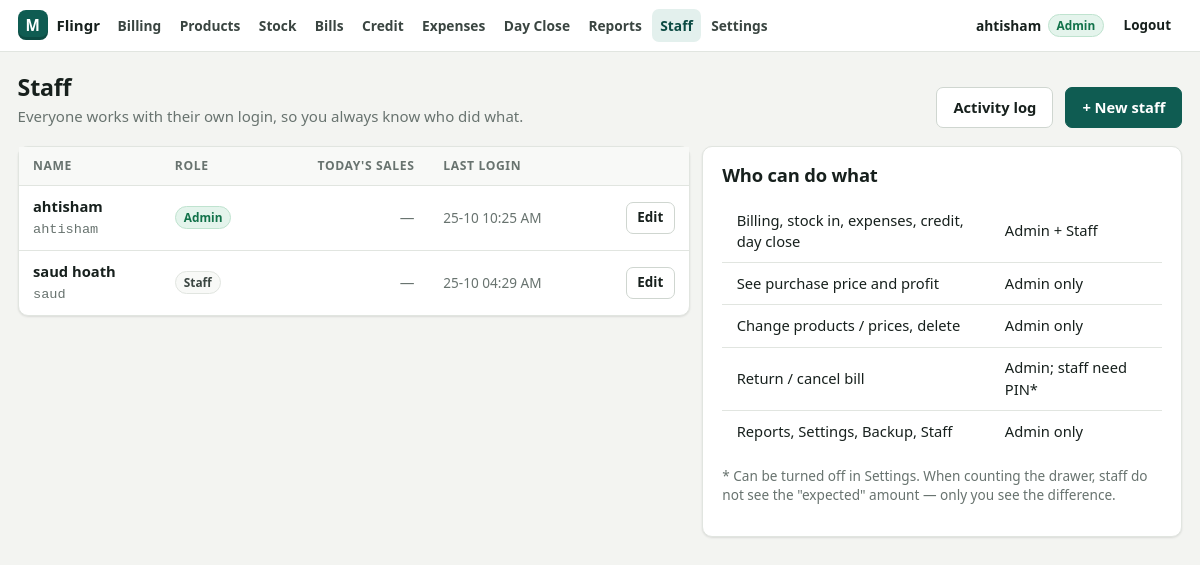
The page /users.php (signed in) on the database as committed earlier.
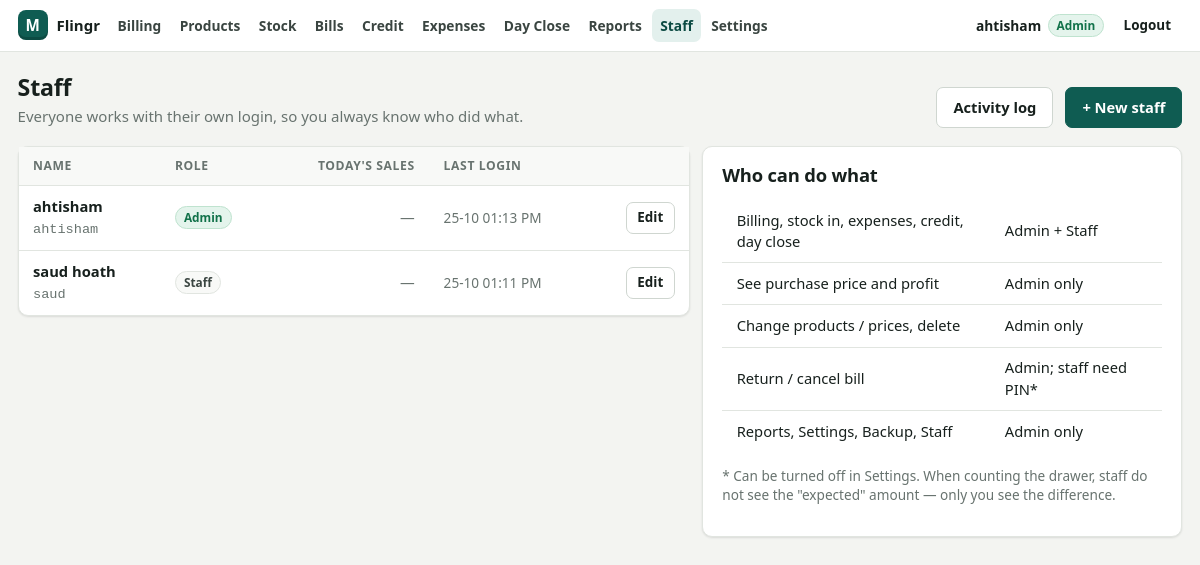
The same page on the database as committed later.
### tables this page shows
CREATE TABLE IF NOT EXISTS users (
        id INT UNSIGNED NOT NULL AUTO_INCREMENT PRIMARY KEY,
        username VARCHAR(60) NOT NULL,
        password_hash VARCHAR(255) NOT NULL,
        created_at DATETIME NOT NULL
    );

### inc/db.php (called while the page is built, shortened)
<?php
function db(?array $override = null): PDO
{
    static $pdo = null;
    if ($pdo === null) {
        global $CONFIG;
        $pdo = make_pdo($CONFIG['db']);
    }
    return $pdo;
}
function make_pdo(array $c): PDO
{
    $opts = [
        PDO::ATTR_ERRMODE            => PDO::ERRMODE_EXCEPTION,
        PDO::ATTR_DEFAULT_FETCH_MODE => PDO::FETCH_ASSOC,
        PDO::ATTR_EMULATE_PREPARES   => false,
    ];
    $dsn = sprintf('mysql:host=%s;port=%d;dbname=%s;charset=utf8mb4',
        $c['host'] ?? 'localhost', (int)($c['port'] ?? 3306), $c['name']);
    $pdo = new PDO($dsn, $c['user'], $c['pass'], $opts);
    $pdo->exec("SET time_zone = '" . date('P') . "'");
    return $pdo;
}
function q(string $sql, array $params = []): array
{
    $st = db()->prepare($sql);
    $st->execute($params);
    return $st->fetchAll();
}

### inc/helpers.php (called while the page is built, shortened)
<?php
function e($v): string
{
    return htmlspecialchars((string)($v ?? ''), ENT_QUOTES, 'UTF-8');
}

### users.php (the view, shortened to what the changed rows need)
<?php
$editId = isset($_GET['id']) ? (int)$_GET['id'] : null;
$isNew = isset($_GET['new']);
$edit = $editId ? q1('SELECT * FROM users WHERE id = ?', [$editId]) : null;
$errors = [];
$users = q('SELECT * FROM users ORDER BY active DESC, role, full_name, username');
$todaySales = [];
$form = $edit ?? ($isNew || $errors ? [] : null);
$v = fn($k, $d = '') => e($_POST[$k] ?? ($edit[$k] ?? $d));
?>
<div class="page-head">
    <div>
        <h1>Staff</h1>
    </div>
</div>
<div class="grid-2" style="grid-template-columns:minmax(0,1.4fr) minmax(0,1fr);align-items:start">
    <div class="card">
        <div class="table-wrap">
            <table class="table">
                <thead><tr><th>Name</th><th>Role</th><th class="num">Today's sales</th><th>Last login</th><th></th></tr></thead>
                <tbody>
                <?php foreach ($users as $u): $ts = $todaySales[(int)$u['id']] ?? null; ?>
                    <tr class="<?= (int)$u['active'] ? '' : 'is-cancelled' ?>">
                        <td><b><?= e($u['full_name'] ?: $u['username']) ?></b><br><span class="muted small mono"><?= e($u['username']) ?></span></td>
                        <td>
                            <span class="badge <?= $u['role'] === 'admin' ? 'ok' : '' ?>"><?= $u['role'] === 'admin' ? 'Admin' : 'Staff' ?></span>
                        </td>
                        <td class="num"><?= $ts ? money($ts['t']) . '<br><span class="muted small">' . (int)$ts['n'] . ' bills</span>' : '<span class="muted">—</span>' ?></td>
                        <td class="small muted nowrap"><?= $u['last_login'] ? e(date('d-m h:i A', strtotime($u['last_login']))) : '—' ?></td>
                        <td class="actions"><a class="btn sm" href="users.php?id=<?= (int)$u['id'] ?>">Edit</a></td>
                    </tr>
                <?php endforeach; ?>
                </tbody>
            </table>
        </div>
    </div>
    <?php if ($form !== null): ?>
    <form method="post" class="card card-pad stack" autocomplete="off">
        <?= csrf_field() ?>
        <h2><?= $edit ? 'Edit: ' . e($edit['full_name'] ?: $edit['username']) : 'New staff' ?></h2>
        <label class="field">Full name (shown on bills) <input name="full_name" value="<?= $v('full_name') ?>" required maxlength="80"></label>
        <div class="grid-2">
            <label class="field">Username <input name="username" value="<?= $v('username') ?>" required maxlength="40"></label>
            <label class="field">Role
                <select name="role" id="roleSel">
                    <option value="staff" <?= ($_POST['role'] ?? $edit['role'] ?? 'staff') === 'staff' ? 'selected' : '' ?>>Staff (Cashier)</option>
                    <option value="admin" <?= ($_POST['role'] ?? $edit['role'] ?? '') === 'admin' ? 'selected' : '' ?>>Admin (Owner)</option>
                </select>
            </label>
        </div>
        <label class="field"><?= $edit ? 'New password (to change it)' : 'Password' ?>
            <input type="password" name="password" <?= $edit ? '' : 'required' ?> minlength="6" autocomplete="new-password">
        </label>
        <div id="pinBox" class="stack" style="margin:0">
            <label class="field">Admin PIN (4-8 digits)
                <input type="password" name="pin" inputmode="numeric" maxlength="8" autocomplete="off" placeholder="<?= $edit && $edit['pin_hash'] ? 'PIN is set — type to change it' : 'e.g. 4826' ?>">
                <span class="hint">Used to approve staff discounts, credit above limit, or returns. A 6-digit PIN is safer. Do not share it, and avoid PINs like 1234.</span>
            </label>
            <?php if ($edit && $edit['pin_hash']): ?><label class="check"><input type="checkbox" name="remove_pin" value="1"> Remove PIN</label><?php endif; ?>
        </div>
        <label class="check"><input type="checkbox" name="active" value="1" <?= ($edit ? (int)$edit['active'] : 1) ? 'checked' : '' ?>> Account active</label>
        <p class="muted small">When staff leave, disable the account instead of deleting it — their name stays on old bills.</p>
        <div class="row">
            <button class="btn primary" type="submit">Save</button>
            <a class="btn ghost" href="users.php">Cancel</a>
        </div>
    </form>
    <script>
    (function () {
        var r = document.getElementById('roleSel'), b = document.getElementById('pinBox');
        function t() { b.hidden = r.value !== 'admin'; }
        r.addEventListener('change', t); t();
    })();
    </script>
    <?php else: ?>
    <div class="card card-pad stack">
        <h2>Who can do what</h2>
    </div>
    <?php endif; ?>
</div>

Rows that differ between the two databases and show on the page:
changed users "ahtisham": last_login "25-10 10:25 AM" → "25-10 01:13 PM"
changed users "saud hoath": last_login "25-10 04:29 AM" → "25-10 01:11 PM"
